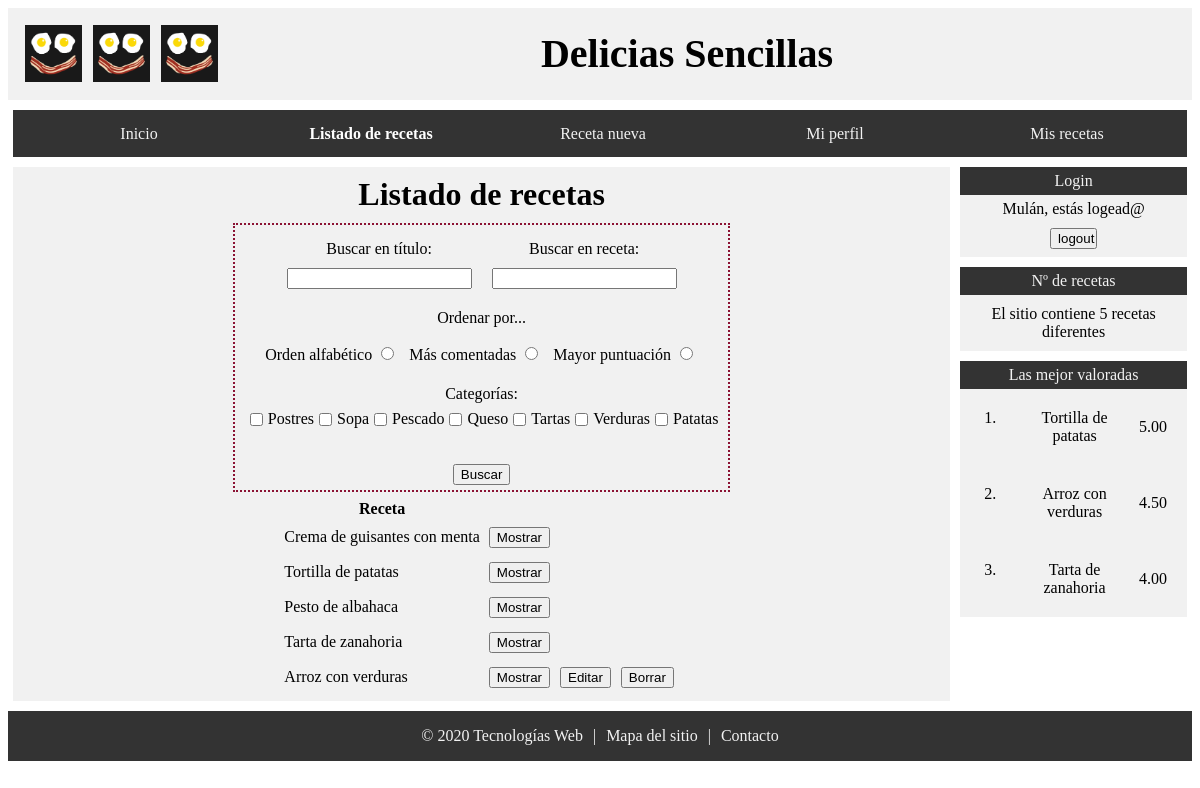
Page /index.php?p=listado (signed in) on the committed database.
### tables this page shows
CREATE TABLE `lista_categorias` (
  `id` int NOT NULL AUTO_INCREMENT,
  `nombre` varchar(45) DEFAULT NULL,
  PRIMARY KEY (`id`)
);

CREATE TABLE `recetas` (
  `titulo` varchar(100) DEFAULT NULL,
  `descripcion` varchar(1000) DEFAULT NULL,
  `ingredientes` varchar(1000) DEFAULT NULL,
  `preparacion` varchar(1000) DEFAULT NULL,
  `id` int NOT NULL AUTO_INCREMENT,
  `idautor` int DEFAULT NULL,
  PRIMARY KEY (`id`),
  KEY `id_usuario_refeta_idx` (`idautor`),
  CONSTRAINT `id_usuario_refeta` FOREIGN KEY (`idautor`) REFERENCES `usuarios` (`id`)
);

### database/database.php (called while the page is built, shortened)
<?php
function dbGetListaCategorias($db){
	$query = "SELECT id, nombre FROM lista_categorias";
	$res = mysqli_query($db, $query);
	if ($res){
		if (mysqli_num_rows($res)>0){
			$tabla = mysqli_fetch_all($res, MYSQLI_ASSOC);
		}else{
			$tabla = [];
		}
	}else{
		$tabla = false;
	}
	return $tabla;
}
?>

### recetas/database_receta.php (called while the page is built, shortened)
<?php
function dbGetRecetas($db, $cadena='', $orden=''){
	$query_start = "SELECT id, titulo, idautor FROM recetas";
	$query_end = '';
	$query = $cadena=='' ? $query_start : $query_start." WHERE ".$cadena;
	$query = $query_end=='' ? $query : $query.$query_end;
	$res = mysqli_query($db, $query);
	if ($res){
		if (mysqli_num_rows($res)>0){
			$tabla = mysqli_fetch_all($res, MYSQLI_ASSOC);
		}else{
			$tabla = [];
		}
	}else{
		$tabla = false;
	}
	return $tabla;
}
function dbArray2SQL($query){
	$cadena = '';
	return $cadena;
}
function dbGetNumRecetas($db, $cadena=''){
	if ($cadena==''){
		$query = "SELECT COUNT(*) FROM recetas";
	}else{
		$query = "SELECT COUNT(*) FROM recetas WHERE $cadena";
	}
	$res = mysqli_query($db, $query);
	$num = mysqli_fetch_row($res)[0];
	$num = (int)$num;
	return $num;
}
 ?>

### recetas/formulario_receta.php (the view, shortened to what this page needs)
<?php
require_once('database/database.php');
  ?>
  <?php
function formBuscarReceta($titulo, $datos=false){
  $bTitulo = isset($datos['bTitulo']) ? " value='{$datos['bTitulo']}'":'bTitulo';
  $bCampo = isset($datos['bCampo']) ? " value='{$datos['bCampo']}'":'bCampo';
  if (isset($datos['bOrdenar'])){
    $bAlfabetico = 'bAlfabetico' === $datos['bOrdenar'] ? " checked ":'bAlfabetico';
    $bComentadas = 'bComentadas' === $datos['bOrdenar'] ? " checked ":'bComentadas';
    $bPuntuacion = 'bPuntuacion' === $datos['bOrdenar'] ? " checked ":'bPuntuacion';
  }else{
    $bAlfabetico = '';
    $bComentadas = '';
    $bPuntuacion = '';
  }
  $accion =  basename($_SERVER['REQUEST_URI']);
?>
  <form class="formulario" action= <?php echo $accion;?> method="post">
    <div class="agrupar">
      <label for="bTitulo">
        <p>Buscar en título:</p>
        <input type="text" name="bTitulo" <?php echo $bTitulo ?>>
      </label>
      <label for="bTitulo">
        <p>Buscar en receta:</p>
        <input type="text" name="bCampo" <?php echo $bCampo ?>>
      </label>
    </div>
    <p>Ordenar por...</p>
    <div class="agrupar">
      <label for="bAlfabetico">Orden alfabético
        <input type="radio" name="bOrdenar" value = "bAlfabetico" <?php echo $bAlfabetico ?>>
      </label>
      <label for="bComentadas">Más comentadas
        <input type="radio" name="bOrdenar" value = "bComentadas" <?php echo $bComentadas ?>>
      </label>
      <label for="bPuntuacion">Mayor puntuación
        <input type="radio" name="bOrdenar" value = "bPuntuacion" <?php echo $bPuntuacion ?>>
      </label>
    </div>
    <label for="categorias">
      <p>Categorías:</p>
      <div class="agrupar">
        <?php
        $db = dbConnection();
        $lista_categorias = dbGetListaCategorias($db);
        foreach ($lista_categorias as $categoria) {
          echo '<input type="checkbox" name="categoria[]"';
          echo "value='{$categoria['nombre']}'";
          if (isset($params['categoria']) && in_array($categoria['nombre'],$categorias))
                 echo ' checked';
          echo ">{$categoria['nombre']}";
        }
        ?>
      </div>
    </label><br>
    <input type="submit" name="accion" value="Buscar">
  </form>
<?php
}
  ?>

### recetas/listado.php (shortened to what this page needs)
<div class="contenido_formulario">
<h3>Listado de recetas</h3>
<?php
require_once('database/database.php');
require_once('recetas/formulario_receta.php');
$results['accion'] = '';
if (!is_string($db=dbConnection())){
  $orden = '';
  formBuscarReceta('Datos de la búsqueda', $results);
  $busc = dbArray2SQL($results);
  $num_recetas = dbGetNumRecetas($db, $busc);
  if ($num_recetas>0){
    $recetas = dbGetRecetas($db, $busc, $orden);
    if ($recetas!==false){
      ver_listado($recetas, 'index.php?p=crud_recetas');
    }else {
      echo "<p class='error'> Ha habido un error en la consulta a la BD</p>";
    }
  }else{
    echo "<p class='error'> No hay ninguna receta que cumpla estas condiciones</p>";
  }
}else{
  echo "<p> Error en la conexión con la db<p>";
}
function ver_listado($datos, $accion){
echo <<<HTML
  <div class="listado">
    <table>
      <tr>
        <th>Receta</th>
      </tr>
HTML;
foreach ((array) $datos as $v){
    echo '<tr>';
    echo "<td>{$v['titulo']}</td>";
    echo "<td><form action='".$accion.'&id='.$v['id']."' method='POST'>
          <input type='submit' name = 'accion' value='Mostrar'/>";
    if (isset($_SESSION['identificado']) and
        (isset($_SESSION['admin']) or $v['idautor']==$_SESSION['id'])){
      echo "<input type='submit'  name = 'accion' value='Editar' />
            <input type='submit' name = 'accion' value='Borrar'/>";
    }
    echo "</form></td>";
    echo "</tr>";
}
echo <<<HTML
</table>
</div>
HTML;
}
?>
</div>
</div>

### style.css (style rules this page uses)
header, div.contenido_receta, div.contenido_formulario, div.contenido_usuario, div.contenido_gestion, div.mensaje_simple, div.contenido_foto, div.error { background-color: #F1F1F1; }
body { font-family: Georgia; }
h1, h2, h3, h4 { font-family: Lucida sans-serif; }
header { display: flex; justify-content: space-between; padding: 1%; align-items: center; }
header h1 { width: 70%; align-self: center; flex-grow: 1; text-align: center; font-size: 250%; margin: 0px; }
.logos { width: 15%; display: flex; justify-content: space-between; }
.logos img { width : 33%; padding: 3%; }
nav, footer { background-color: #333; }
.pagina div { margin: 5px; }
.contenido_formulario, .contenido_foto { grid-area: contenido; display: flex; align-items: center; flex-flow: column wrap; align-content: center; }
.contenido_formulario h3, .contenido_usuario h3, .contenido_gestion h3 { font-size: 200%; margin: 1%; text-align: center; }
.formulario { display: flex; flex-wrap: wrap; flex-direction: column; border: 2px dotted #8B1233; align-items: center; text-align: center; }
.formulario .agrupar { display: flex; align-items: center; justify-content: space-evenly; flex-direction: row; }
.contenido_formulario form * { margin: 5px; }
.listado td form { display: flex; flex-direction: row; }
footer { margin-top: 5px; display: flex; justify-content: center; }
footer p { text-align: center; color: #f2f2f2; margin-left: 5px; margin-right: 5px; }

### rows in the picture
lista_categorias: nombre "Postres"
lista_categorias: nombre "Sopa"
lista_categorias: nombre "Pescado"
lista_categorias: nombre "Queso"
lista_categorias: nombre "Tartas"
lista_categorias: nombre "Verduras"
lista_categorias: nombre "Patatas"
recetas: titulo "Crema de guisantes con menta"
recetas: titulo "Tortilla de patatas"
recetas: titulo "Pesto de albahaca"
recetas: titulo "Tarta de zanahoria"
recetas: titulo "Arroz con verduras"

### other values in the picture
$_SESSION['nombre'] "Mulán"
$num_recetas "5"
$v['titulo'] "Tortilla de patatas"
$v['media'] "5.00"
$v['titulo'] "Arroz con verduras"
$v['media'] "4.50"
$v['titulo'] "Tarta de zanahoria"
$v['media'] "4.00"
$value "Inicio"
$value "Listado de recetas"
$value "Receta nueva"
$value "Mi perfil"
$value "Mis recetas"
